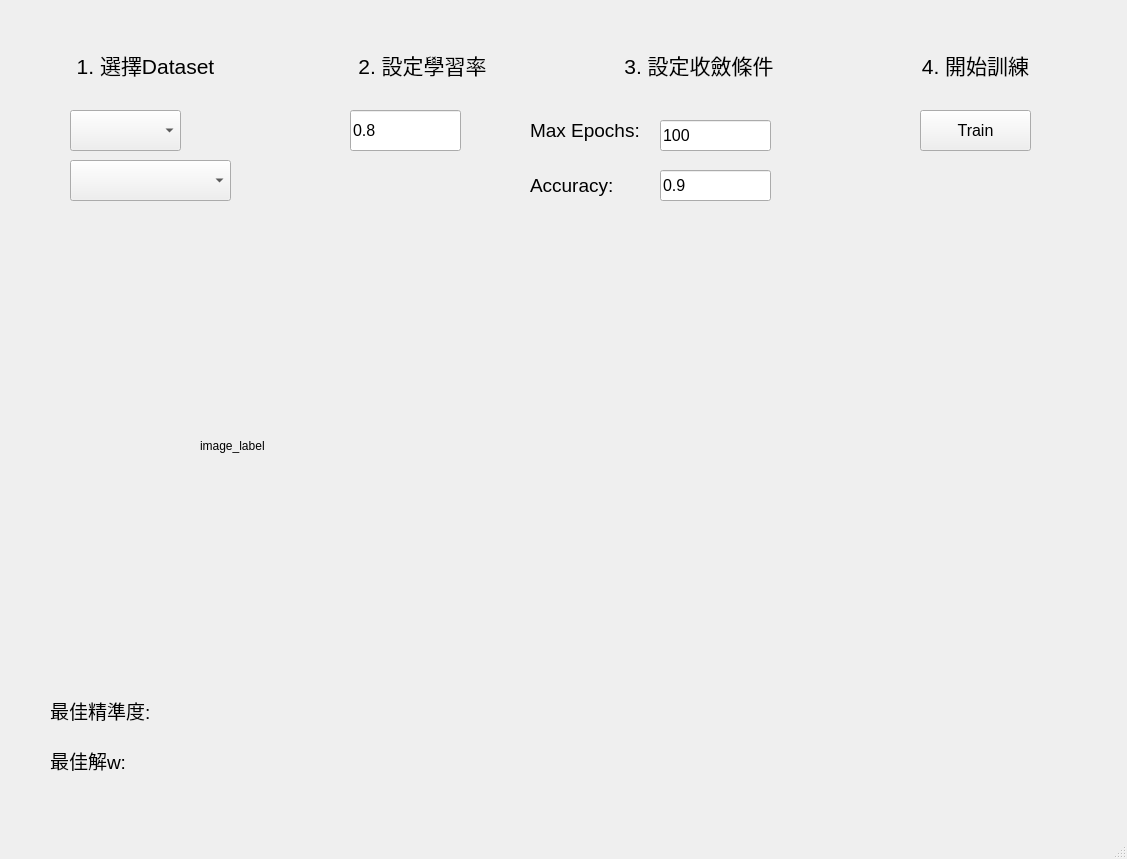
<?xml version="1.0" encoding="UTF-8"?>
<ui version="4.0">
 <class>MainWindows</class>
 <widget class="QMainWindow" name="MainWindows">
  <property name="geometry">
   <rect>
    <x>0</x>
    <y>0</y>
    <width>1127</width>
    <height>859</height>
   </rect>
  </property>
  <property name="windowTitle">
   <string>111類神經作業</string>
  </property>
  <widget class="QWidget" name="centralwidget">
   <widget class="QPushButton" name="Train_button">
    <property name="geometry">
     <rect>
      <x>920</x>
      <y>110</y>
      <width>111</width>
      <height>41</height>
     </rect>
    </property>
    <property name="font">
     <font>
      <pointsize>12</pointsize>
     </font>
    </property>
    <property name="text">
     <string>Train</string>
    </property>
   </widget>
   <widget class="QComboBox" name="comboBox">
    <property name="geometry">
     <rect>
      <x>70</x>
      <y>110</y>
      <width>111</width>
      <height>41</height>
     </rect>
    </property>
    <property name="font">
     <font>
      <pointsize>14</pointsize>
     </font>
    </property>
   </widget>
   <widget class="QWidget" name="horizontalLayoutWidget">
    <property name="geometry">
     <rect>
      <x>10</x>
      <y>19</y>
      <width>1101</width>
      <height>91</height>
     </rect>
    </property>
    <layout class="QHBoxLayout" name="horizontalLayout">
     <property name="sizeConstraint">
      <enum>QLayout::SetDefaultConstraint</enum>
     </property>
     <item>
      <widget class="QLabel" name="label">
       <property name="font">
        <font>
         <pointsize>16</pointsize>
        </font>
       </property>
       <property name="layoutDirection">
        <enum>Qt::LeftToRight</enum>
       </property>
       <property name="autoFillBackground">
        <bool>false</bool>
       </property>
       <property name="text">
        <string>1. 選擇Dataset</string>
       </property>
       <property name="alignment">
        <set>Qt::AlignCenter</set>
       </property>
      </widget>
     </item>
     <item>
      <widget class="QLabel" name="label_2">
       <property name="font">
        <font>
         <pointsize>16</pointsize>
        </font>
       </property>
       <property name="layoutDirection">
        <enum>Qt::LeftToRight</enum>
       </property>
       <property name="text">
        <string>2. 設定學習率</string>
       </property>
       <property name="alignment">
        <set>Qt::AlignCenter</set>
       </property>
      </widget>
     </item>
     <item>
      <widget class="QLabel" name="label_3">
       <property name="font">
        <font>
         <pointsize>16</pointsize>
        </font>
       </property>
       <property name="layoutDirection">
        <enum>Qt::LeftToRight</enum>
       </property>
       <property name="text">
        <string>3. 設定收斂條件</string>
       </property>
       <property name="alignment">
        <set>Qt::AlignCenter</set>
       </property>
      </widget>
     </item>
     <item>
      <widget class="QLabel" name="label_4">
       <property name="font">
        <font>
         <pointsize>16</pointsize>
        </font>
       </property>
       <property name="layoutDirection">
        <enum>Qt::LeftToRight</enum>
       </property>
       <property name="autoFillBackground">
        <bool>false</bool>
       </property>
       <property name="text">
        <string>4. 開始訓練</string>
       </property>
       <property name="alignment">
        <set>Qt::AlignCenter</set>
       </property>
      </widget>
     </item>
    </layout>
   </widget>
   <widget class="QLabel" name="label_5">
    <property name="geometry">
     <rect>
      <x>530</x>
      <y>110</y>
      <width>131</width>
      <height>41</height>
     </rect>
    </property>
    <property name="font">
     <font>
      <pointsize>14</pointsize>
     </font>
    </property>
    <property name="text">
     <string>Max Epochs: </string>
    </property>
   </widget>
   <widget class="QLabel" name="label_6">
    <property name="geometry">
     <rect>
      <x>530</x>
      <y>160</y>
      <width>111</width>
      <height>51</height>
     </rect>
    </property>
    <property name="font">
     <font>
      <pointsize>14</pointsize>
     </font>
    </property>
    <property name="text">
     <string>Accuracy: </string>
    </property>
   </widget>
   <widget class="QLineEdit" name="lineEdit">
    <property name="geometry">
     <rect>
      <x>350</x>
      <y>110</y>
      <width>111</width>
      <height>41</height>
     </rect>
    </property>
    <property name="font">
     <font>
      <pointsize>12</pointsize>
     </font>
    </property>
    <property name="text">
     <string>0.8</string>
    </property>
   </widget>
   <widget class="QLineEdit" name="lineEdit_2">
    <property name="geometry">
     <rect>
      <x>660</x>
      <y>120</y>
      <width>111</width>
      <height>31</height>
     </rect>
    </property>
    <property name="font">
     <font>
      <pointsize>12</pointsize>
     </font>
    </property>
    <property name="text">
     <string>100</string>
    </property>
   </widget>
   <widget class="QLineEdit" name="lineEdit_3">
    <property name="geometry">
     <rect>
      <x>660</x>
      <y>170</y>
      <width>111</width>
      <height>31</height>
     </rect>
    </property>
    <property name="font">
     <font>
      <pointsize>12</pointsize>
     </font>
    </property>
    <property name="text">
     <string>0.9</string>
    </property>
   </widget>
   <widget class="QLabel" name="label_image">
    <property name="geometry">
     <rect>
      <x>200</x>
      <y>220</y>
      <width>701</width>
      <height>451</height>
     </rect>
    </property>
    <property name="text">
     <string>image_label</string>
    </property>
   </widget>
   <widget class="QLabel" name="label_Acc">
    <property name="geometry">
     <rect>
      <x>50</x>
      <y>690</y>
      <width>221</width>
      <height>41</height>
     </rect>
    </property>
    <property name="font">
     <font>
      <pointsize>14</pointsize>
     </font>
    </property>
    <property name="text">
     <string>最佳精準度: </string>
    </property>
   </widget>
   <widget class="QLabel" name="label_w">
    <property name="geometry">
     <rect>
      <x>50</x>
      <y>740</y>
      <width>951</width>
      <height>41</height>
     </rect>
    </property>
    <property name="font">
     <font>
      <pointsize>14</pointsize>
     </font>
    </property>
    <property name="text">
     <string>最佳解w:</string>
    </property>
   </widget>
   <widget class="QComboBox" name="comboBox_2">
    <property name="geometry">
     <rect>
      <x>70</x>
      <y>160</y>
      <width>161</width>
      <height>41</height>
     </rect>
    </property>
    <property name="font">
     <font>
      <pointsize>14</pointsize>
     </font>
    </property>
   </widget>
  </widget>
  <widget class="QMenuBar" name="menubar">
   <property name="geometry">
    <rect>
     <x>0</x>
     <y>0</y>
     <width>1127</width>
     <height>25</height>
    </rect>
   </property>
  </widget>
  <widget class="QStatusBar" name="statusbar"/>
 </widget>
 <resources/>
 <connections/>
</ui>
